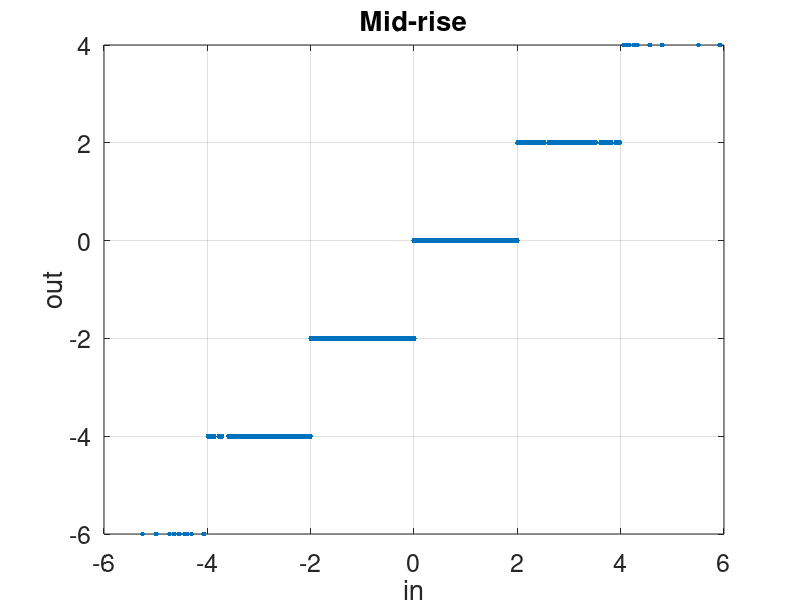
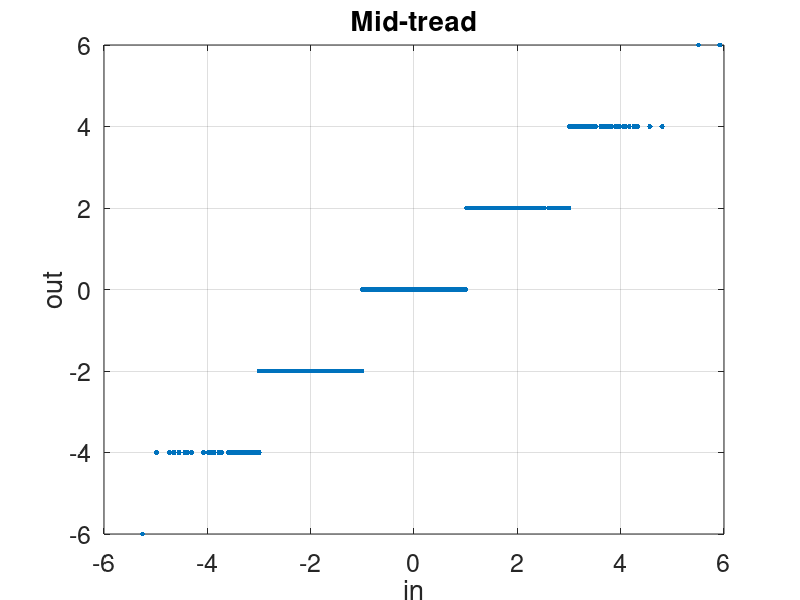
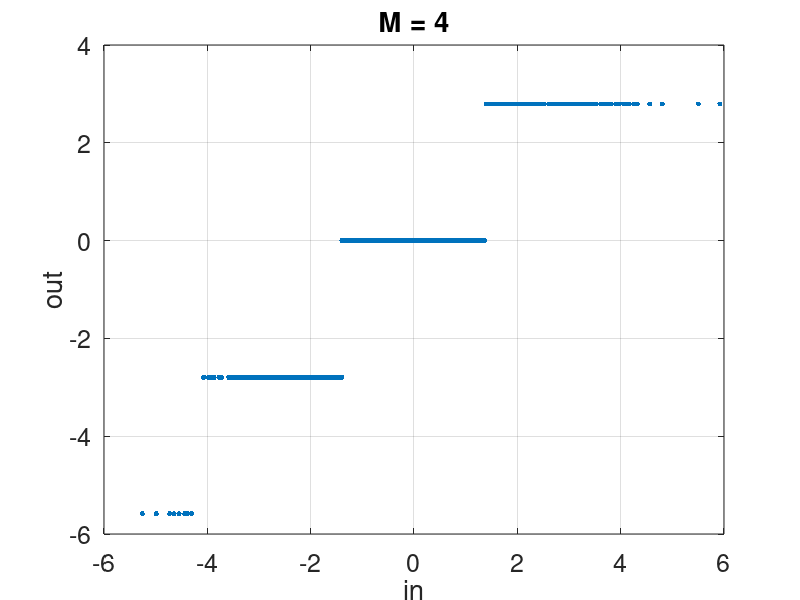
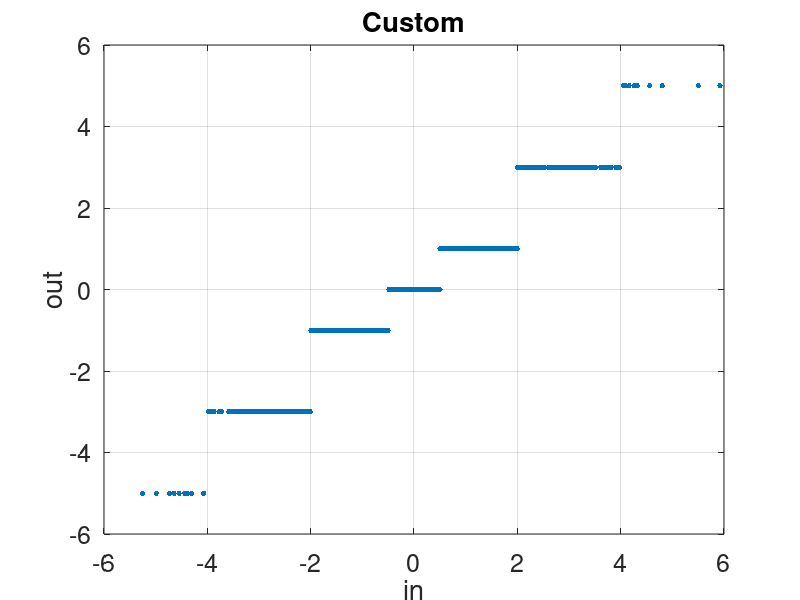

MATLAB code for these plots, in order: (Note: this script raises an error after producing the figures.)
%% MMSP2 - Lab 2
%  Exercise 1 - Basic scalar Quantization

clc
clearvars
close all

%% Generate 1000 samples with gaussian distribution and variance=3
rng(21);

x_var = 3;
x = randn(1000,1) * sqrt(x_var);


%% Quantize with a scalar mid-rise quantizer with fixed quantization step delta=2


delta = 2;

y1 = delta * floor(x/delta); 
% y1 = delta * floor(x/delta)+ delta/2; %this does not include 0 in the reproduction levels

figure();
plot(x,y1,'.', 'markersize', 12);
xlabel('in');
ylabel('out');
grid on;
title('Mid-rise');
set(gca, 'fontsize', 18);


%% Quantize with a scalar mid-tread quantizer with fixed quantization step delta=2

delta = 2;

y2 = delta * floor((x + delta/2)/delta); 
% y2 = delta * floor((x + delta/2)/delta)+ delta/2; %this does not include 0 in the reproduction levels


figure();
plot(x,y2,'.', 'markersize', 12);
xlabel('in');
ylabel('out');
grid on;
title('Mid-tread');
set(gca, 'fontsize', 18);


%% Quantize with a scalar mid-tread quantizer with M=4 output levels

M = 4;
delta = (max(x)-min(x))/M;

y3 = delta * floor((x + delta/2)/delta);

% be aware of the 
y3_values = unique(y3);
y3(y3 == y3_values(end)) = y3_values(end-1);

figure();
plot(x,y3,'.', 'markersize', 12);
xlabel('in');
ylabel('out');
grid on;
title('M = 4');
set(gca, 'fontsize', 18);

%% Quantize using cb = [-5,-3,-1,0,1,3,5] as reproduction levels
% and th = [-4,-2,-0.5,0.5,2,4] as thresholds

cb = [-5,-3,-1,0,1,3,5];
th = [-4,-2,-0.5,0.5,2,4];

th = [-inf, th, inf];

y4 = zeros(size(x));
for level = 1:length(cb)
    mask = x >= th(level) &  x < th(level+1);
    y4(mask) = cb(level);
end

figure();
plot(x,y4,'.', 'markersize', 12);
xlabel('in');
ylabel('out');
grid on;
title('Custom');
set(gca, 'fontsize', 18);

%% Power and var
e = y1 - x;

Px = mean(x.^2);
Pe = mean(e.^2);

sig2x = var(x);
sig2e = var(e);

snr_p = Px / Pe;
snr_s = sig2x / sig2e;


%% Compute distortion using MSE for each one of the above quantizers

mse1 = mean((y1-x).^2);
mse2 = mean((y2-x).^2);
mse3 = mean((y3-x).^2);
mse4 = mean((y4-x).^2);

%% Compute SNR for each one of the above quantizers

snr1 = var(x) / mse1;
snr2 = var(x) / mse2;
snr3 = var(x) / mse3;
snr4 = var(x) / mse4;

% if we want the snr to be in dB we can use one of the following:
snr1_db = 10*log10(snr1);
snr2_db = db(snr2,'power');


